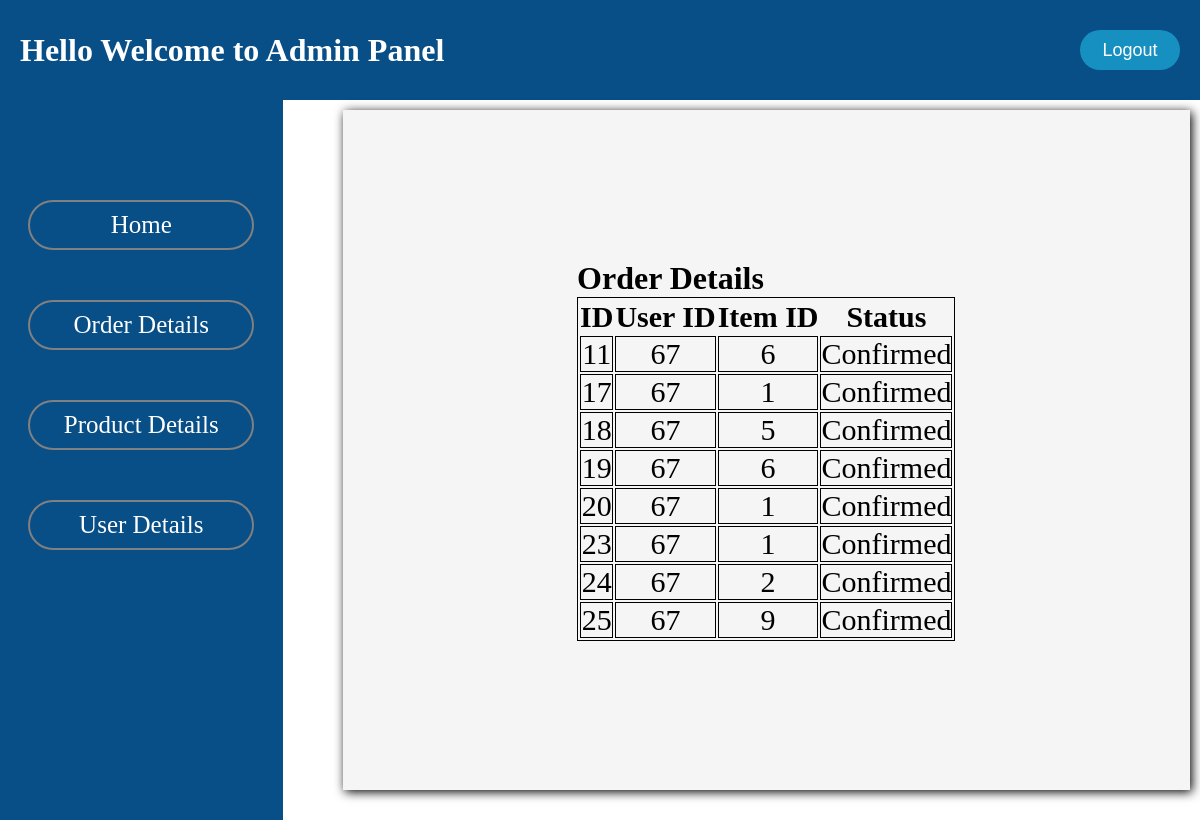
The app's page /orderDetails.php with its own data.
### tables this page shows
CREATE TABLE `users_products` (
  `id` int(11) NOT NULL,
  `user_id` int(11) DEFAULT NULL,
  `item_id` int(11) DEFAULT NULL,
  `status` enum('Added To Cart','Confirmed') NOT NULL
);

### orderDetails.php (the view, shortened to what this page needs)
<!DOCTYPE html>
<html>
  <head>
    <link rel="stylesheet" href="adminpanel.css">
</head>
<body>
<div class="wrapper">
<div class="header">
<h1>Hello <?php echo $_SESSION['AdminLoginId'] ?> Welcome to Admin Panel</h1>
<button type= "submit" class= "btn" name= "submit">Logout</button>
</div>
<div class="container">
<div class="lside">
<a href="adminPanel.php">Home</a>
<a href="orderDetails.php">Order Details</a>
<a href="productDetails.php">Product Details</a>
<a href="userDetails.php">User Details</a>
</div>
<div class="rside">
    <div class="orderdetails" id = "orderDetails">
    <h1>Order Details</h1>
    <?php
require("includes/common.php");
$sql = "SELECT * FROM users_products";
$result = $con->query($sql);
if ($result->num_rows > 0) {
  echo "<table style='border: 1px solid black; text-align: center; font-size: 30px;'><tr><th>ID</th><th>User ID</th><th>Item ID</th><th>Status</th></tr>";
  while($row = $result->fetch_assoc()) {
      echo "<tr><td style='border: 1px solid black;'>" . $row["id"]. "</td><td style='border: 1px solid black;'>" . $row["user_id"]. "</td><td style='border: 1px solid black;'>" . $row["item_id"]. "</td><td style='border: 1px solid black;'>" . $row["status"]. "</td></tr>";
  }
  echo "</table>";
} else {
  echo "0 results";
}
?>
    </div>
</div>
</div>
</div>
</body>
</html>

### adminpanel.css (style rules this page uses)
* { padding:0; margin: 0; box-sizing: border-box; }
.wrapper { height: 100vh; width: 100vw; }
.header { width: 100%; height: 100px; background-color:hsl(207, 89%, 28%); color: white; display: flex; align-items: center; justify-content: space-between; padding: 20px; }
.container { display: flex; gap: 50px; }
.lside { width: 400px; height: 90vh; background-color: hsl(207, 89%, 28%); display: flex; flex-direction: column; justify-content:flex-start; align-items: center; gap: 50px; padding-top: 100px; }
.lside a { text-decoration: none; color: white; font-size: 25px; font-weight: 400; transition: .2s ease-in-out; border: 2px solid grey; width: 80%; height: 50px; display: flex; justify-content: center; align-items: center; border-radius: 50px; }
.rside { width:100%; height: 85vh; margin: 10px; box-shadow: 2px 2px 10px black; display: flex; justify-content: center; align-items: center; background-color: rgb(245, 245, 245); }
.btn { outline: none; border: none; width: 100px; height: 40px; border-radius: 50px; background-color: #1690c0; color: white; font-size: 18px; cursor: pointer; transition: .3s ease-in-out; }

### records on screen
users_products: id "11", user "67", item "6", status "Confirmed"
users_products: id "17", user "67", item "1", status "Confirmed"
users_products: id "18", user "67", item "5", status "Confirmed"
users_products: id "19", user "67", item "6", status "Confirmed"
users_products: id "20", user "67", item "1", status "Confirmed"
users_products: id "23", user "67", item "1", status "Confirmed"
users_products: id "24", user "67", item "2", status "Confirmed"
users_products: id "25", user "67", item "9", status "Confirmed"
